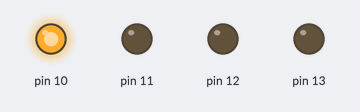
The sketch below on a simulated Arduino Uno, built with avr-gcc and run on an emulated ATmega328P. Parts: output pins drawn as LEDs (lit = HIGH).

Above: at 0.5 s.
At 2.5 s:
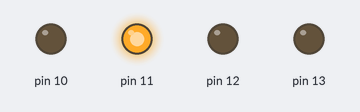
At 4.5 s:
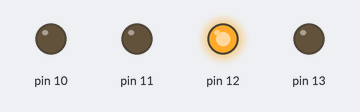
At 6.5 s:
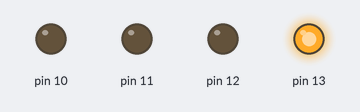
At 9.5 s:
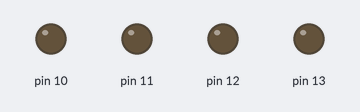
Timing chart, 0 to 10.4 s (numbered marks = the images above):
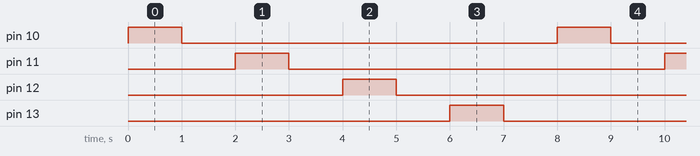

Measured:
- by itself, pin 10–13: alternates HIGH for 1.0 s and LOW for 7.0 s
- by itself, everything shown: repeats every 8.0 s, in 8 steps

The sketch:

blink.ino
```cpp
void setup() {
  pinMode(10, OUTPUT);
  pinMode(11, OUTPUT);
  pinMode(12, OUTPUT);
  pinMode(13, OUTPUT);
}

void loop() {
  for (int i = 10; i < 14; i++) {
    digitalWrite(i, HIGH);
    delay(1000);
    digitalWrite(i, LOW);
    delay(1000);
  }
}
```
